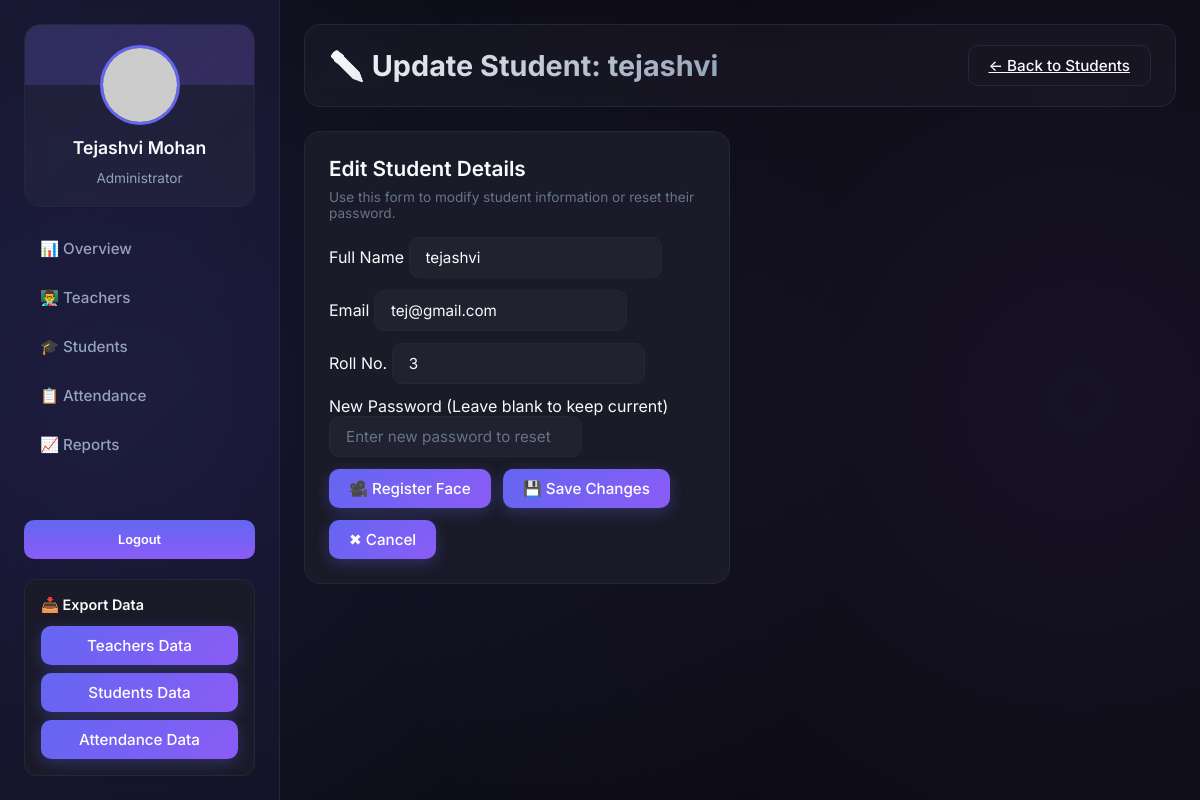
Screenshot of /dashboard/students/update/1 (signed in) with the database file from the repository.
### app/models.py (models this page shows, shortened)
class Student(db.Model):
    __tablename__ = 'students'
    id = db.Column(db.Integer, primary_key=True)
    name = db.Column(db.String(120), nullable=False)
    email = db.Column(db.String(120), unique=True, nullable=False)
    roll_no = db.Column(db.String(50), unique=True, nullable=False)
    password = db.Column(db.String(255), nullable=False)
    face_embedding = db.Column(db.LargeBinary)   # stored face vector
    voice_embedding = db.Column(db.LargeBinary)  # optional voice vector
    subject_id = db.Column(db.Integer, db.ForeignKey('subjects.id'))
    created_at = db.Column(db.DateTime, default=datetime.now)
    attendances = db.relationship('Attendance', backref='student', lazy=True)
    report = db.relationship('Report', backref='student', uselist=False)

### app/routes/crud.py (the view)
        def wrapped(*args, **kwargs):
            if 'user_type' not in session:
                flash("Please log in first.", "warning")
                return redirect(url_for("auth.login"))
            if session['user_type'] not in roles:
                flash("Access denied.", "danger")
                return redirect(url_for("auth.login"))
            return f(*args, **kwargs)

### app/routes/crud.py (called while the page is built, shortened)
def role_required(*roles):
    def decorator(f):
        def wrapped(*args, **kwargs):
            if 'user_type' not in session:
                flash("Please log in first.", "warning")
                return redirect(url_for("auth.login"))
            if session['user_type'] not in roles:
                flash("Access denied.", "danger")
                return redirect(url_for("auth.login"))
            return f(*args, **kwargs)
        wrapped.__name__ = f.__name__
        return wrapped
    return decorator

@crud_bp.route('/dashboard/students/update/<int:student_id>', methods = ["GET","POST"])
@role_required("admin", "teacher")
def update_student(student_id):
    updated_student = Student.query.get_or_404(student_id)
    return render_template("update_student_form.html", student=updated_student)

### app/templates/update_student_form.html (shortened to what this page needs)
{% extends "base.html" %}
{% block content %}
<header>
    <h2 id="pageTitle">✏️ Update Student: {{ student.name }}</h2>
    <div class="controls">
        <a href="{{ url_for('dashboard.manage_students') }}" class="btn ghost">← Back to Students</a>
    </div>
</header>
<div class="grid">
    <div class="card" style="max-width: 500px; margin: auto;">
        <h3>Edit Student Details</h3>
        <p class="small">Use this form to modify student information or reset their password.</p>
        <form action="{{ url_for('crud.update_student', student_id=student.id) }}" method="POST">
            <div class="form-group">
                <label for="name">Full Name</label>
                <input type="text" id="name" name="name" value="{{ student.name }}" placeholder="Full name" required>
            </div>
            <div class="form-group">
                <label for="email">Email</label>
                <input type="email" id="email" name="email" value="{{ student.email }}" placeholder="Email address"
                    required>
            </div>
            <div class="form-group">
                <label for="roll_no">Roll No.</label>
                <input type="text" id="roll_no" name="roll_no" value="{{ student.roll_no or '' }}"
                    placeholder="Roll Number" required>
            </div>
            <div class="form-group">
                <label for="password">New Password (Leave blank to keep current)</label>
                <input type="password" id="password" name="password" placeholder="Enter new password to reset">
            </div>
            <a href="{{ url_for('face_register.register_face', roll_no=student.roll_no) }}">
                <button class="btn"> 🎥 Register Face</button>
            </a>
            <button class="btn btn-primary" type="submit">💾 Save Changes</button>
            <a href="{{ url_for('dashboard.manage_students') }}"><button class="btn">✖
                    Cancel</button>
            </a>
        </form>
    </div>
</div>
{% endblock %}

### app/static/css/dashboard.css (style rules this page uses)
:root { --bg-primary: #0a0a0f; --bg-secondary: #12121a; --bg-card: #1a1a28; --accent-primary: #6366f1; --accent-secondary: #8b5cf6; --accent-tertiary: #ec4899; --text-primary: #f8fafc; --text-secondary: #94a3b8; --text-muted: #64748b; --border: #1e293b; --success: #10b981; --warning: #f59e0b; --error: #ef4444; --glass: rgba(255, 255, 255, 0.03); --glass-hover: rgba(255, 255, 255, 0.06); }
* { box-sizing: border-box; margin: 0; padding: 0 }
body { font-family: 'Inter', system-ui, -apple-system, sans-serif; background: var(--bg-primary); color: var(--text-primary); height: 100vh; overflow: hidden; position: relative; }
body::before { content: ''; position: fixed; top: -50%; right: -50%; width: 200%; height: 200%; background: radial-gradient(circle at 30% 50%, rgba(99, 102, 241, 0.15), transparent 40%), radial-gradient(circle at 70% 50%, rgba(139, 92, 246, 0.1), transparent 40%); animation: rotateGradient 20s linear infinite; pointer-events: none; z-index: 0; }
header { display: flex; justify-content: space-between; align-items: center; padding: 20px 24px; border-radius: 16px; background: var(--glass); backdrop-filter: blur(10px); border: 1px solid var(--border); margin-bottom: 24px; animation: slideDown 0.5s cubic-bezier(0.4, 0, 0.2, 1); }
header h2 { font-size: 1.8rem; font-weight: 700; background: linear-gradient(135deg, var(--text-primary), var(--text-secondary)); -webkit-background-clip: text; -webkit-text-fill-color: transparent; background-clip: text; }
.controls { display: flex; gap: 12px; align-items: center; flex-wrap: wrap; }
input[type="text"], input[type="email"], input:not([type="hidden"]), select { padding: 10px 16px; border-radius: 10px; border: 1px solid var(--border); background: var(--glass); color: var(--text-primary); font-family: inherit; font-size: 0.95rem; transition: all 0.3s ease; outline: none; }
input::placeholder { color: var(--text-muted) }
.small { color: var(--text-muted); font-size: 0.85rem; }
.grid { display: grid; grid-template-columns: repeat(auto-fit, minmax(320px, 1fr)); gap: 20px; animation: fadeInUp 0.6s cubic-bezier(0.4, 0, 0.2, 1); }
.card { background: var(--bg-card); padding: 24px; border-radius: 16px; border: 1px solid var(--border); transition: all 0.3s cubic-bezier(0.4, 0, 0.2, 1); position: relative; overflow: hidden; }
.card::before { content: ''; position: absolute; top: 0; left: 0; right: 0; height: 1px; background: linear-gradient(90deg, transparent, var(--accent-primary), transparent); opacity: 0; transition: opacity 0.3s ease; }
.card h3 { font-size: 1.3rem; font-weight: 600; margin-bottom: 8px; color: var(--text-primary); }
.btn { padding: 10px 20px; border-radius: 10px; border: none; font-weight: 500; font-size: 0.95rem; cursor: pointer; transition: all 0.3s cubic-bezier(0.4, 0, 0.2, 1); font-family: inherit; position: relative; overflow: hidden; z-index: 1; }
.btn::before { content: ''; position: absolute; top: 50%; left: 50%; width: 0; height: 0; border-radius: 50%; background: rgba(255, 255, 255, 0.2); transform: translate(-50%, -50%); transition: width 0.6s, height 0.6s; z-index: -1; }
.btn:not(.ghost) { background: linear-gradient(135deg, var(--accent-primary), var(--accent-secondary)); color: white; box-shadow: 0 4px 15px rgba(99, 102, 241, 0.3); }
.btn.ghost { background: transparent; border: 1px solid var(--border); color: var(--text-primary); }
form { display: flex; gap: 12px; flex-wrap: wrap; margin-top: 16px; }
@media (max-width:1200px) { .grid { grid-template-columns: repeat(2, 1fr) } }

### rows the page displays
Student: name "tejashvi", email "tej@gmail.com", roll_no "3"
